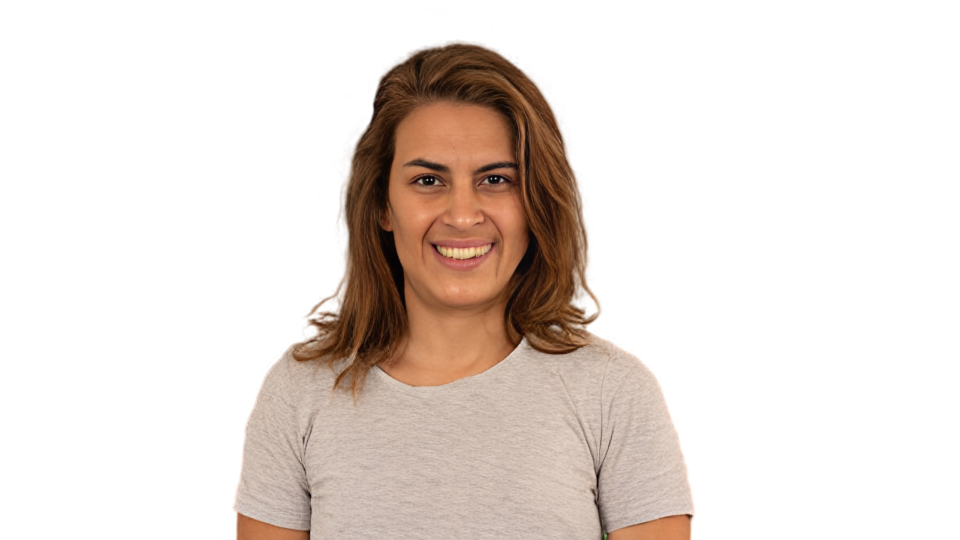
#> input picture fixtures/synt-humans/5f79172bab8c4666ad9dc53ef35cf00b.jpg, 1920 x 1080 px (shown at 1/2 size); its folder holds only this picture in this run
$ python process_photos.py
#> lines starting #> are read from the running program, lines starting #| are printed output that depends on the picture
"""
Script to process photos:
- Face detection
- Crop to 2:3 aspect ratio (width:height)
- Center the face so it occupies ~60% of the frame
"""

import cv2
import os
from pathlib import Path
from PIL import Image
import numpy as np


def detect_face(image_path):
    """Detect a face in the photo."""
    # Load Haar cascade for face detection
    face_cascade = cv2.CascadeClassifier(cv2.data.haarcascades + 'haarcascade_frontalface_default.xml')

    # Read image
    img = cv2.imread(str(image_path))
    if img is None:
        print(f"Error: failed to load {image_path}")
        return None, None

    gray = cv2.cvtColor(img, cv2.COLOR_BGR2GRAY)

    # Detect faces
    faces = face_cascade.detectMultiScale(gray, scaleFactor=1.1, minNeighbors=5, minSize=(30, 30))

    if len(faces) == 0:
        print(f"No face detected in {image_path}")
        return img, None

    # Take the first detected face (typically the largest)
    x, y, w, h = faces[0]

    return img, (x, y, w, h)


def crop_photo_for_document(image, face_rect, aspect_ratio=(2, 3)):
    """
    Crop a photo to a 2:3 aspect ratio with the face centered and occupying ~60% of the frame.

    Args:
        image: input image in BGR format
        face_rect: face coordinates (x, y, w, h) or None
        aspect_ratio: target aspect ratio (width, height)

    Returns:
        cropped image
    """
    height, width = image.shape[:2]

    if face_rect is None:
        # If no face is detected, crop around the image center
        center_x, center_y = width // 2, height // 2
        face_w, face_h = width // 3, height // 3
    else:
        x, y, w, h = face_rect
        center_x = x + w // 2
        center_y = y + h // 2
        face_w, face_h = w, h

    # The face should occupy ~60% of the frame height
    # For a 2:3 ratio the height is larger than the width
    target_face_ratio = 0.6

    # Calculate the required crop height so the face occupies ~60% of the frame
    crop_height = int(face_h / target_face_ratio)

    # Calculate width based on 2:3 aspect ratio
    crop_width = int(crop_height * aspect_ratio[0] / aspect_ratio[1])

    # Ensure dimensions do not exceed the original image
    if crop_width > width or crop_height > height:
        # Scale down while maintaining aspect ratio
        if crop_width > width:
            scale = width / crop_width
            crop_width = width
            crop_height = int(crop_height * scale)
        if crop_height > height:
            scale = height / crop_height
            crop_height = height
            crop_width = int(crop_width * scale)

    # Calculate crop coordinates (center the face)
    # Move the face slightly above center (as is common for document photos)
    offset_y = int(crop_height * 0.05)  # shift face up by 5% of crop height

    left = center_x - crop_width // 2
    top = center_y - crop_height // 2 - offset_y

    # Adjust if the crop goes outside the image bounds
    if left < 0:
        left = 0
    if top < 0:
        top = 0
    if left + crop_width > width:
        left = width - crop_width
    if top + crop_height > height:
        top = height - crop_height

    # Perform the crop
    cropped = image[top:top+crop_height, left:left+crop_width]

    return cropped


def process_directory(input_dir, output_dir, target_size=(600, 900)):
    """
    Process all photos in a directory.

    Args:
        input_dir: input directory with photos
        output_dir: output directory for saving processed images
        target_size: target size (width, height) for the final image
    """
    input_path = Path(input_dir)
    output_path = Path(output_dir)
    output_path.mkdir(parents=True, exist_ok=True)

    # Find all JPG files
    image_files = list(input_path.glob("*.jpg")) + list(input_path.glob("*.JPG"))

    print(f"Found {len(image_files)} photos to process")

    for idx, image_file in enumerate(image_files, 1):
        print(f"\n[{idx}/{len(image_files)}] Processing {image_file.name}...")

        # Detect face
        img, face_rect = detect_face(image_file)
#> in detect_face, img is the input picture: shape (1080, 1920, 3); mean B, G, R 215.4, 220.9, 230.3
#> in detect_face, `gray = cv2.cvtColor(img, cv2.COLOR_BGR2GRAY)`:
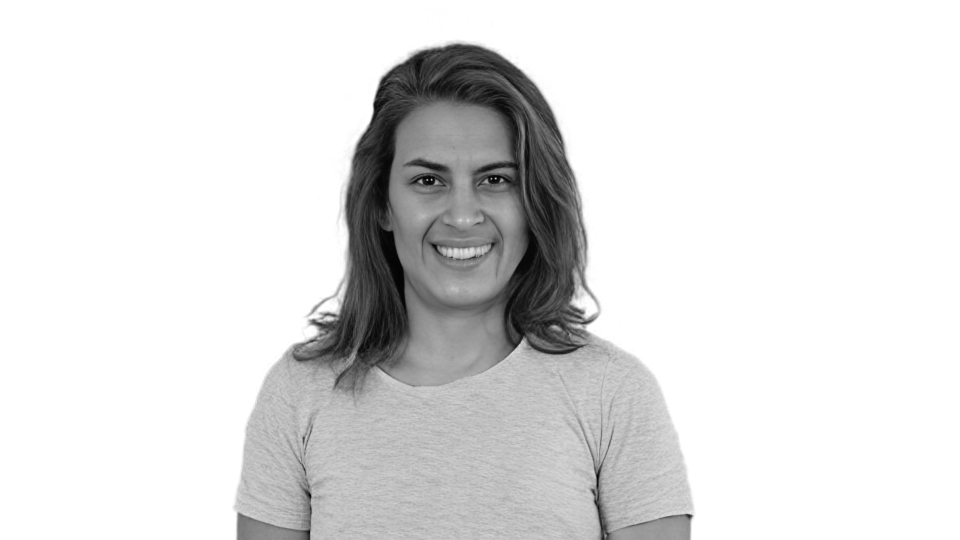
#> gray: shape (1080, 1920) (shown at 1/2 size); min 2, max 255, mean 223.1
#> in detect_face, `faces = face_cascade.detectMultiScale(gray, scaleFactor=1.1, minNeighb..`: faces = [[742, 222, 358, 358]]
#> in detect_face, `x, y, w, h = faces[0]`: x = 742; y = 222; w = 358
#> face_rect = (742, 222, 358, 358)

        if img is None:
            continue

        # Crop the photo
        cropped = crop_photo_for_document(img, face_rect)
#> in crop_photo_for_document, `x, y, w, h = face_rect`: x = 742; y = 222; w = 358
#> in crop_photo_for_document, `center_x = x + w // 2`: center_x = 921
#> in crop_photo_for_document, `center_y = y + h // 2`: center_y = 401
#> in crop_photo_for_document, `face_w, face_h = w, h`: face_w = 358
#> in crop_photo_for_document, `crop_height = int(face_h / target_face_ratio)`: crop_height = 596
#> in crop_photo_for_document, `crop_width = int(crop_height * aspect_ratio[0] / aspect_ratio[1])`: crop_width = 397
#> in crop_photo_for_document, `offset_y = int(crop_height * 0.05)`: offset_y = 29
#> in crop_photo_for_document, `left = center_x - crop_width // 2`: left = 723
#> in crop_photo_for_document, `top = center_y - crop_height // 2 - offset_y`: top = 74
#> in crop_photo_for_document, `cropped = image[top:top+crop_height, left:left+crop_width]`:
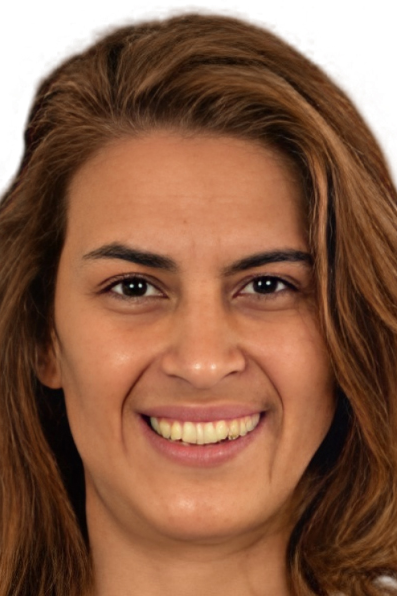
#> cropped: shape (596, 397, 3); mean B, G, R 72.8, 96.5, 139.3

        # Resize to the target size
        cropped_pil = Image.fromarray(cv2.cvtColor(cropped, cv2.COLOR_BGR2RGB))
        resized = cropped_pil.resize(target_size, Image.Resampling.LANCZOS)

        # Save
        output_file = output_path / image_file.name
        resized.save(output_file, quality=95)
        print(f"✓ Saved: {output_file}")

    print(f"\n✓ Processing complete! Processed {len(image_files)} photos")
    print(f"Results saved to: {output_path}")


if __name__ == "__main__":
    # Paths
    input_directory = "fixtures/synt-humans"
    output_directory = "fixtures/synt-humans-processed"

    # Run processing
    # 2:3 format, e.g. 600x900 pixels (common document size)
    process_directory(input_directory, output_directory)

$ run again, on fixtures/synt-humans/95178e705da6420686f88b8bdca3670c.jpg
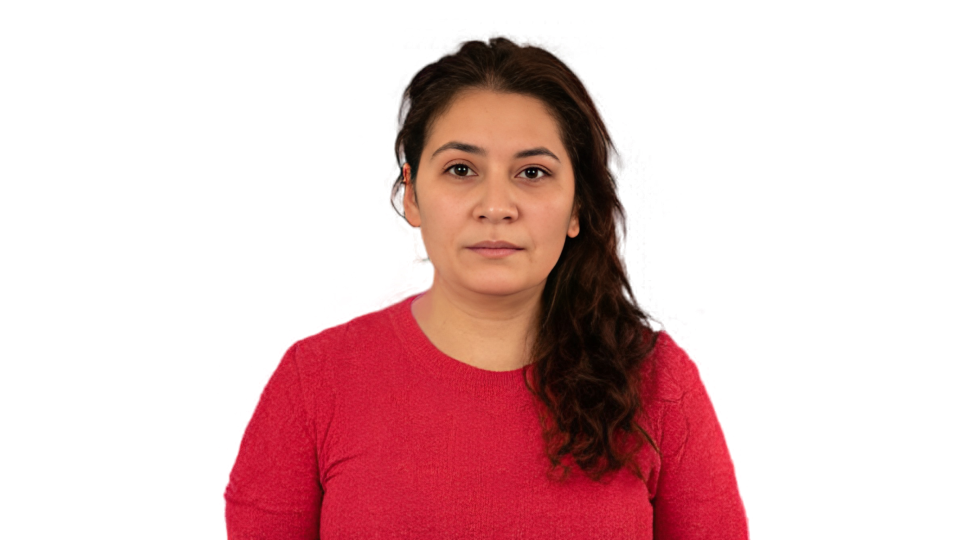
#> input picture fixtures/synt-humans/95178e705da6420686f88b8bdca3670c.jpg, 1920 x 1080 px (shown at 1/2 size)
#> in detect_face, img is the input picture: shape (1080, 1920, 3); mean B, G, R 194.2, 193, 226.3
#> in detect_face, `gray = cv2.cvtColor(img, cv2.COLOR_BGR2GRAY)`:
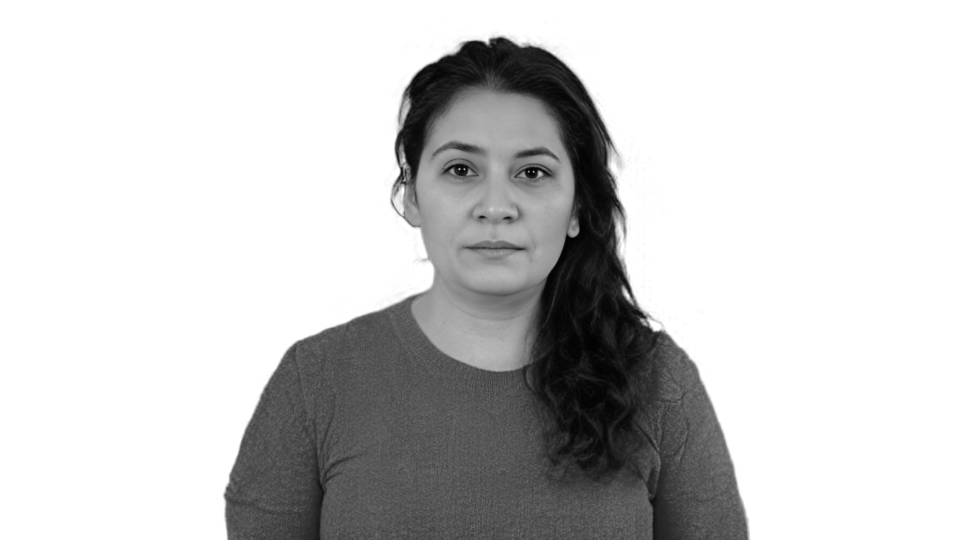
#> gray: shape (1080, 1920) (shown at 1/2 size); min 1, max 255, mean 203.1
#> faces = [[1318, 890, 51, 51], [788, 182, 411, 411]]
#> in detect_face, `x, y, w, h = faces[0]`: x = 1318; y = 890; w = 51
#> face_rect = (1318, 890, 51, 51)
#> in crop_photo_for_document, `x, y, w, h = face_rect`: x = 1318; y = 890; w = 51
#> center_x = 1343
#> center_y = 915
#> face_w = 51
#> crop_height = 85
#> crop_width = 56
#> offset_y = 4
#> left = 1315
#> top = 869
#> in crop_photo_for_document, `cropped = image[top:top+crop_height, left:left+crop_width]`:
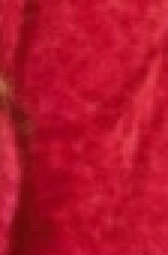
#> cropped: shape (85, 56, 3) (shown 3 times larger); mean B, G, R 43.8, 18.8, 181.4

$ run again, on fixtures/synt-humans/b8144c3d5e6e41ba88406bfe92e48bf1.jpg
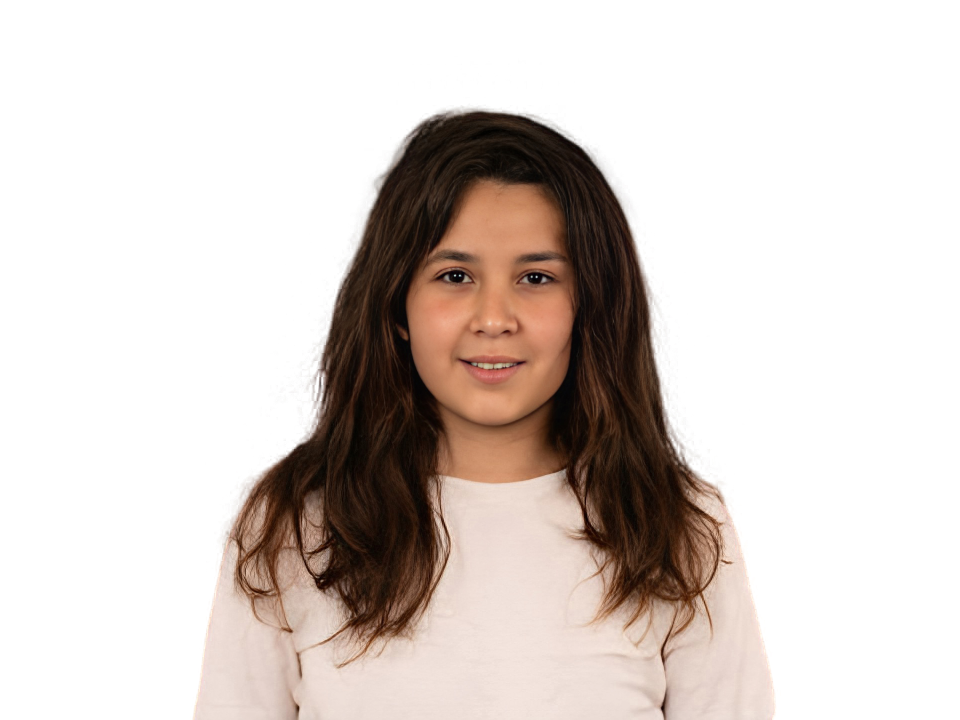
#> input picture fixtures/synt-humans/b8144c3d5e6e41ba88406bfe92e48bf1.jpg, 1920 x 1440 px (shown at 1/2 size)
#> in detect_face, img is the input picture: shape (1440, 1920, 3); mean B, G, R 202.1, 206.8, 215.8
#> in detect_face, `gray = cv2.cvtColor(img, cv2.COLOR_BGR2GRAY)`:
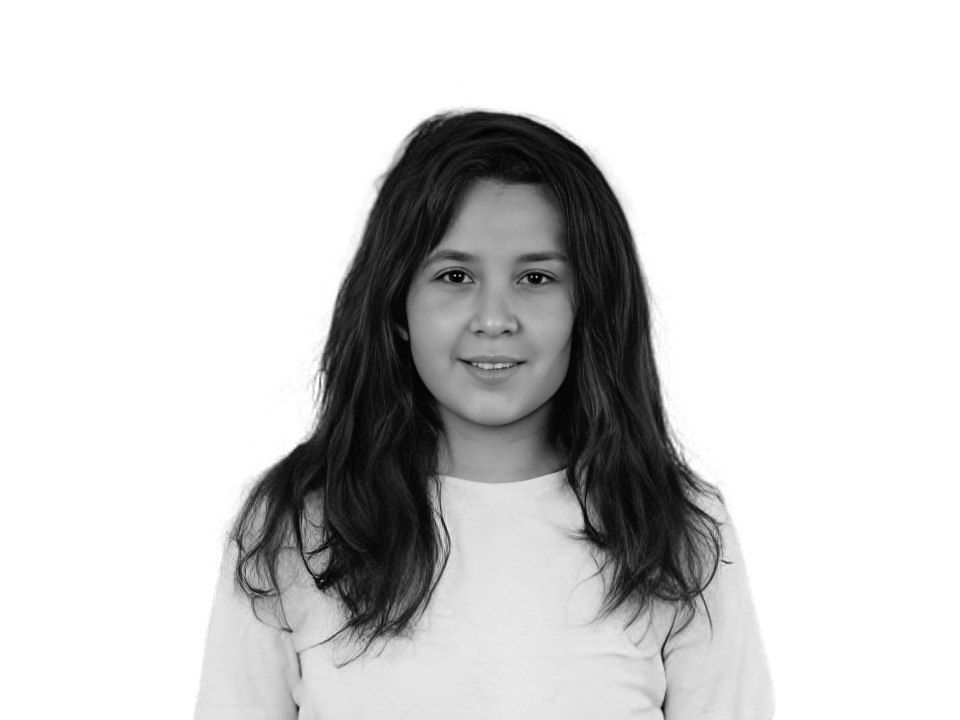
#> gray: shape (1440, 1920) (shown at 1/2 size); min 0, max 255, mean 209
#> faces = [[776, 399, 421, 421]]
#> in detect_face, `x, y, w, h = faces[0]`: x = 776; y = 399; w = 421
#> face_rect = (776, 399, 421, 421)
#> in crop_photo_for_document, `x, y, w, h = face_rect`: x = 776; y = 399; w = 421
#> center_x = 986
#> center_y = 609
#> face_w = 421
#> crop_height = 701
#> crop_width = 467
#> offset_y = 35
#> left = 753
#> top = 224
#> in crop_photo_for_document, `cropped = image[top:top+crop_height, left:left+crop_width]`:
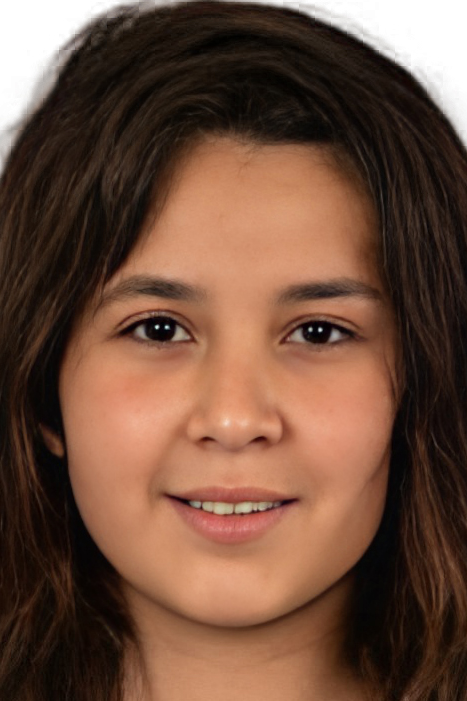
#> cropped: shape (701, 467, 3); mean B, G, R 61.4, 78.3, 111.2
